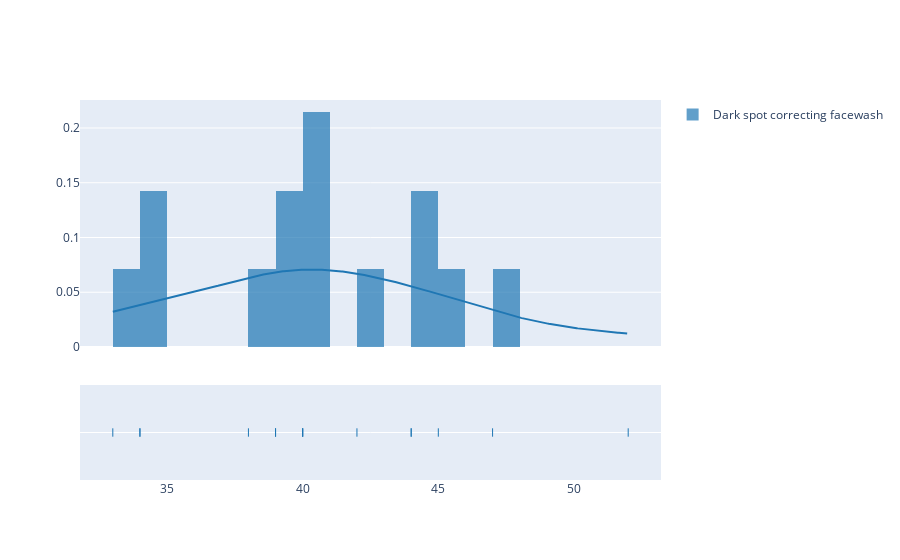

The notebook cell this image was saved under:
### Code cell
hist_data = [facewash_price]
group_labels = ['Dark spot correcting facewash']
fig = ff.create_distplot(hist_data, group_labels, bin_size=1)
fig.show()

### Figure 1 — Plotly figure (JSON) as saved in the notebook; plotly's stock layout.template omitted (floating-point values rounded to 4 significant figures; data arrays with more than 128 entries replaced by an {"elided": "..."} marker saying what was removed)
{"data": [{"autobinx": false, "histnorm": "probability density", "legendgroup": "Dark spot correcting facewash", "marker": {"color": "rgb(31, 119, 180)"}, "name": "Dark spot correcting facewash", "opacity": 0.7, "type": "histogram", "x": [40, 44, 47, 45, 44, 34, 42, 52, 40, 33, 39, 39, 38, 40, 34], "xaxis": "x", "xbins": {"end": 52, "size": 1, "start": 33}, "yaxis": "y"}, {"legendgroup": "Dark spot correcting facewash", "marker": {"color": "rgb(31, 119, 180)"}, "mode": "lines", "name": "Dark spot correcting facewash", "showlegend": false, "type": "scatter", "x": {"elided": "500 float values"}, "xaxis": "x", "y": {"elided": "500 float values"}, "yaxis": "y"}, {"legendgroup": "Dark spot correcting facewash", "marker": {"color": "rgb(31, 119, 180)", "symbol": "line-ns-open"}, "mode": "markers", "name": "Dark spot correcting facewash", "showlegend": false, "type": "scatter", "x": [40, 44, 47, 45, 44, 34, 42, 52, 40, 33, 39, 39, 38, 40, 34], "xaxis": "x", "y": ["Dark spot correcting facewash", "Dark spot correcting facewash", "Dark spot correcting facewash", "Dark spot correcting facewash", "Dark spot correcting facewash", "Dark spot correcting facewash", "Dark spot correcting facewash", "Dark spot correcting facewash", "Dark spot correcting facewash", "Dark spot correcting facewash", "Dark spot correcting facewash", "Dark spot correcting facewash", "Dark spot correcting facewash", "Dark spot correcting facewash", "Dark spot correcting facewash"], "yaxis": "y2"}], "layout": {"barmode": "overlay", "hovermode": "closest", "legend": {"traceorder": "reversed"}, "xaxis": {"anchor": "y2", "domain": [0, 1], "zeroline": false}, "yaxis": {"anchor": "free", "domain": [0.35, 1], "position": 0}, "yaxis2": {"anchor": "x", "domain": [0, 0.25], "dtick": 1, "showticklabels": false}}}
